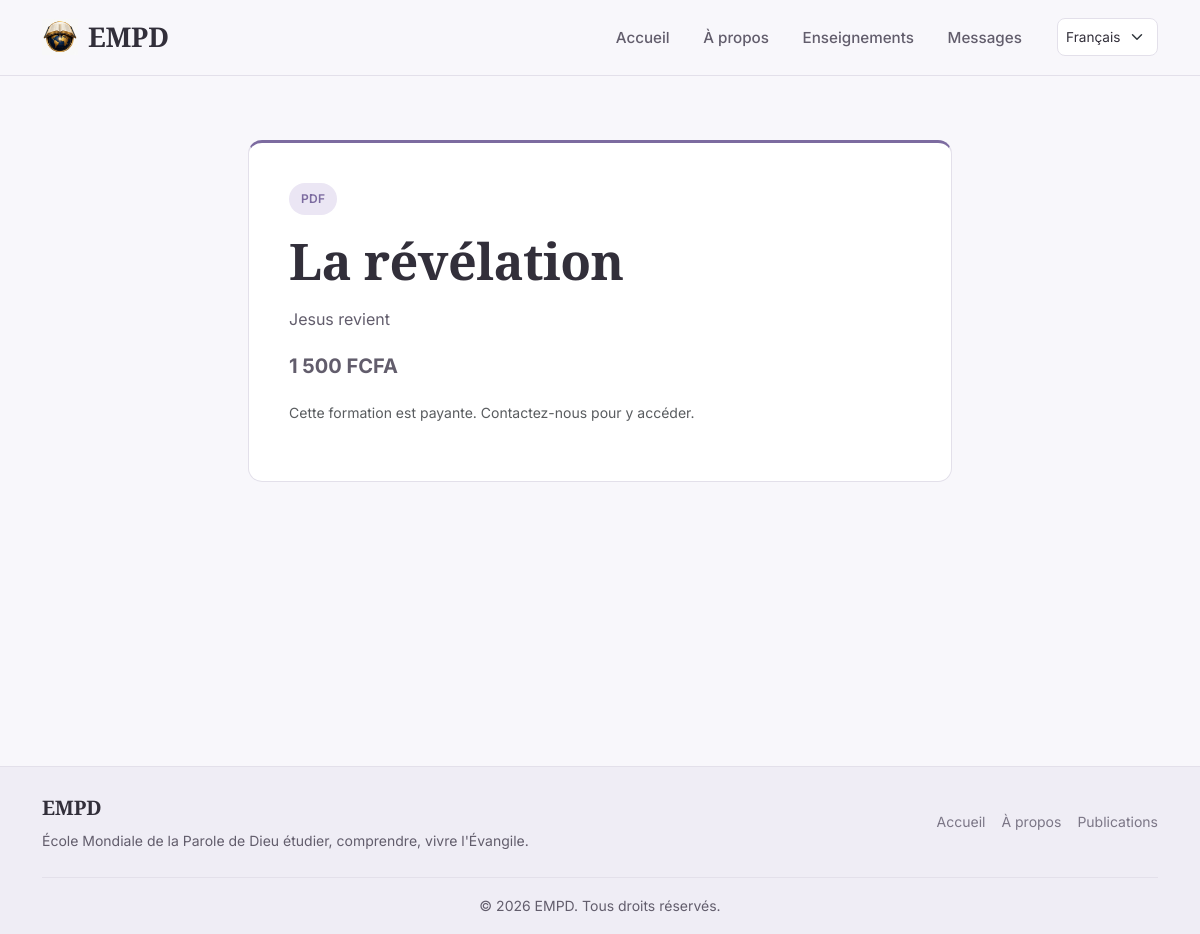
Page /formations/2/ on the committed database.
### formations/models.py (models this page shows, shortened)
class Formation(models.Model):
    class TypeFormation(models.TextChoices):
        VIDEO = "VIDEO", "Vidéo"
        AUDIO = "AUDIO", "Audio"
        PDF = "PDF", "PDF"
    class TypeAcces(models.TextChoices):
        GRATUIT = "GRATUIT", "Gratuite"
        PAYANT = "PAYANT", "Payante"
    type_acces = models.CharField(
        "Accès",
        max_length=10,
        choices=TypeAcces.choices,
        default=TypeAcces.GRATUIT,
    )
    prix = models.DecimalField(
        max_digits=10,
        decimal_places=0,
        null=True,
        blank=True,
        help_text="Prix en FCFA (obligatoire si la formation est payante).",
    )
    titre = models.CharField(max_length=200)
    description = models.TextField()
    categorie = models.ForeignKey(
        Categorie, on_delete=models.SET_NULL, null=True, blank=True, related_name="formations"
    )
    type_formation = models.CharField(max_length=10, choices=TypeFormation.choices)
    miniature = models.ImageField(upload_to="formations/miniatures/", blank=True, null=True)
    fichier = models.FileField(upload_to="formations/fichiers/", blank=True, null=True)
    lien_externe = models.URLField(blank=True, help_text="Lien externe si le contenu n'est pas hébergé ici")
    active = models.BooleanField(default=True)
    date_publication = models.DateTimeField(auto_now_add=True)
    class Meta:
        ordering = ["-date_publication"]
    @property
    def est_gratuite(self):
        return self.type_acces == self.TypeAcces.GRATUIT

### formations/views.py (the view)
# urls.py: path("<int:pk>/", views.FormationDetailView.as_view(), name="formation_detail"),
class FormationDetailView(DetailView):
    model = Formation
    template_name = "formations/detail.html"
    context_object_name = "formation"
    def get_queryset(self):
        return Formation.objects.filter(active=True)

### templates/formations/detail.html (shortened to what this page needs)
{% extends "base.html" %}
{% load i18n %}
{% load humanize %}
{% block content %}
<section class="section-empd">
    <div class="content-card">
        <span class="badge-empd mb-3">{{ formation.get_type_formation_display }}</span>
        <h1 class="mb-3">{{ formation.titre }}</h1>
        <p style="white-space: pre-line;">{{ formation.description }}</p>
        {% if formation.est_gratuite %}
        <i class="bi bi-download"></i> Télécharger gratuitement
            </a>
{% else %}
  <p class="fw-bold fs-5 mt-2 mb-1">{{ formation.prix|intcomma }} FCFA</p>
  <p class="text-muted small">
    Cette formation est payante. Contactez-nous pour y accéder.
  </p>
{% endif %}
    </div>
</section>
{% endblock %}

### static/css/style.css (style rules this page uses)
:root { --empd-ivoire: #f8f7fb; --empd-ivoire-soft: #ffffff; --empd-lin: #efedf5; --empd-encre: #322f3a; --empd-encre-douce: #625d6c; --empd-encre-pale: #7b7686; --empd-violet: #7c6ba0; --empd-violet-soft: #ebe6f4; --empd-rose: #c68a9c; --empd-rose-soft: #f6ebee; --empd-sauge: #7f9a7c; --empd-sauge-soft: #ecf2ee; --empd-border: #e3e0ea; --radius-sm: 8px; --radius-md: 14px; --radius-lg: 26px; --radius-arc: 50% 50% 12px 12px / 30% 30% 12px 12px; --transition: 0.25s ease; }
html { scroll-behavior: smooth; scroll-padding-top: 90px; -webkit-text-size-adjust: 100%; }
body { margin: 0; padding: 0; overflow-x: hidden; background-color: var(--empd-ivoire); color: var(--empd-encre); font-family: "Inter", "Segoe UI", Arial, sans-serif; font-size: 16px; line-height: 1.7; -webkit-font-smoothing: antialiased; text-rendering: optimizeLegibility; }
h1, h2, h3, h4, h5, h6, .brand-font, blockquote { font-family: "Cormorant Garamond", "Georgia", serif; color: var(--empd-encre); font-weight: 600; letter-spacing: -0.01em; overflow-wrap: break-word; }
h1 { font-size: clamp(2rem, 4.2vw, 3.4rem); line-height: 1.18; font-weight: 600; }
p { color: var(--empd-encre-douce); max-width: 62ch; overflow-wrap: break-word; }
.section-empd { padding: 4rem 0; }
.badge-empd { display: inline-flex; align-items: center; gap: 0.35rem; padding: 0.35rem 0.75rem; background-color: var(--empd-violet-soft); color: var(--empd-violet); border-radius: 999px; font-size: 0.75rem; font-weight: 600; letter-spacing: 0.02em; }
.content-card { max-width: 44rem; margin: 0 auto; padding: 2.5rem; background-color: var(--empd-ivoire-soft); border: 1px solid var(--empd-border); border-top: 3px solid var(--empd-violet); border-radius: var(--radius-md); }
.content-card p { max-width: none; }
.content-card p + p { margin-top: 1.1rem; }

### rows in the picture
Formation: type_formation "PDF", titre "La révélation", description "Jesus revient", prix "1 500"

### other values in the picture
form field language "Français"
